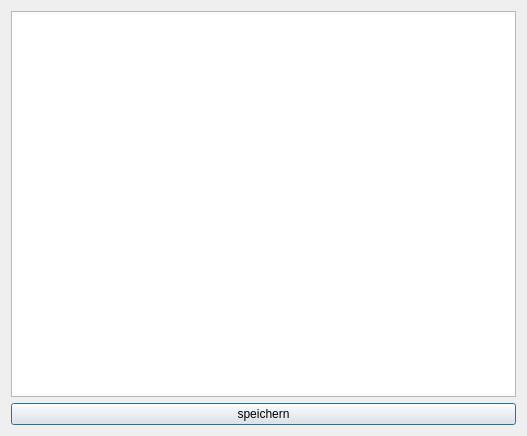
<?xml version="1.0" encoding="UTF-8"?>
<ui version="4.0">
 <class>DialogColors</class>
 <widget class="QDialog" name="DialogColors">
  <property name="geometry">
   <rect>
    <x>0</x>
    <y>0</y>
    <width>527</width>
    <height>436</height>
   </rect>
  </property>
  <property name="windowTitle">
   <string>Dialog</string>
  </property>
  <layout class="QVBoxLayout" name="verticalLayout">
   <item>
    <widget class="QListWidget" name="listWidget"/>
   </item>
   <item>
    <widget class="QPushButton" name="pushButton">
     <property name="text">
      <string>speichern</string>
     </property>
    </widget>
   </item>
  </layout>
 </widget>
 <resources/>
 <connections/>
</ui>
